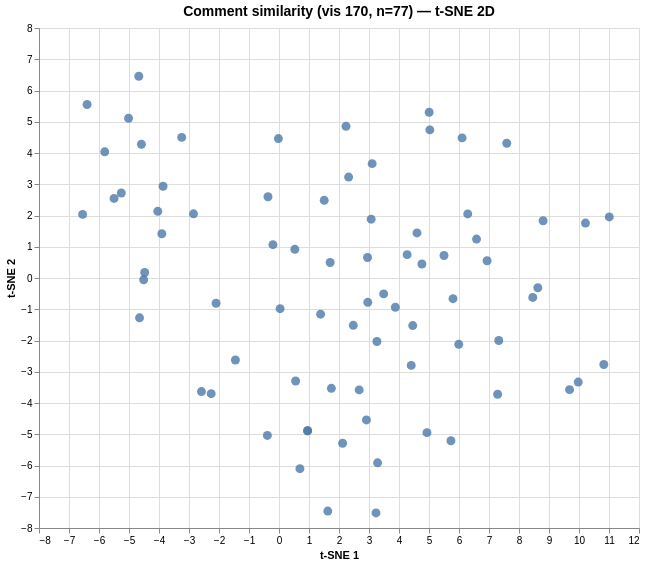

Express this chart as Vega-Lite.
### Vega specification from a JSON file in a GitHub repository (floating-point values rounded to 4 significant figures)
{"$schema": "https://vega.github.io/schema/vega/v6.json", "data": [{"name": "param_1e9efca18e7a2868_store"}, {"name": "source_0", "values": [{"comment": "I have noticed that the  more miles drivers spend driving each passenger, they have less customers. I have also noted th…", "dim_1": 6.936, "dim_2": 0.553, "index": 0}, {"comment": "I noticed that there are lots of request between 2 and 3 hours and about 5 miles travel. I wonder if this graph is repre…", "dim_1": 0.954, "dim_2": -4.888, "index": 1}, {"comment": "Uber and Lyft as well as other driving services that can be ordered by the click of a button have decreased drunk drivin…", "dim_1": 4.932, "dim_2": -4.948, "index": 2}, {"comment": "I see that the graph is negative linear, but it has a strong correlation. I wonder why the graph went downhill that quic…", "dim_1": -3.243, "dim_2": 4.5, "index": 3}, {"comment": "I see that there is one person that has six trips per hour.  Why is there only one person that has six trips per hour.", "dim_1": 10.83, "dim_2": -2.767, "index": 4}, {"comment": "I notice that the driver spends the most time cruising with 2 - 3 requests. I wonder why they chose the dots to represen…", "dim_1": -4.511, "dim_2": -0.057, "index": 5}, {"comment": "I notice that the less amount of miles Uber/Lyft drivers spend looking for requests, the more trip requests there are pe…", "dim_1": 2.476, "dim_2": -1.514, "index": 6}, {"comment": "I have noticed that the request depends on the hours. I wonder if the data is based on one single Uber driver or a coupl…", "dim_1": 0.697, "dim_2": -6.102, "index": 7}, {"comment": "I noticed that there are lots of request between 2 and 3 hours and about 5 miles travel. I wonder if this graph is repre…", "dim_1": 0.953, "dim_2": -4.887, "index": 8}, {"comment": "I notice that there is a noticeable link between mileage and amount of requests. I wonder what causes this link.", "dim_1": 2.32, "dim_2": 3.23, "index": 9}, {"comment": "I noticed that drivers spent no more than 11 miles of cruising for requests. I also noticed that there many more request…", "dim_1": 4.271, "dim_2": 0.748, "index": 10}, {"comment": "What I noticed -\n\nI noticed that in the 2-3 hour range is when the most requests come in for a driver. I also noticed th…", "dim_1": 3.072, "dim_2": 1.883, "index": 11}, {"comment": "I noticed that many people traveled about 4-6 miles to get to their destination. I also noticed that most drivers had 2-…", "dim_1": 2.12, "dim_2": -5.289, "index": 12}, {"comment": "I noticed that people are going way over the optimal number of requests for each driver, But I wonder why the drivers ar…", "dim_1": 5.5, "dim_2": 0.72, "index": 13}, {"comment": "Many ride-hailing services offer ratings for different drivers, and I am wondering if the rating of different drivers ch…", "dim_1": 7.288, "dim_2": -3.719, "index": 14}, {"comment": "I have noticed in this graph that more miles spent cruising for requests, there is a smaller number of requests per driv…", "dim_1": 2.951, "dim_2": 0.656, "index": 15}, {"comment": "I noticed that not that much people went over 10 miles in driving and the drivers didn't take more than 2 drivers per ho…", "dim_1": -4.477, "dim_2": 0.175, "index": 16}, {"comment": "something I noticed is the people driving spend much more time waiting for drive requests then they do driving people ar…", "dim_1": 6.584, "dim_2": 1.246, "index": 17}, {"comment": "I notice that the more miles that were spent cruising for requests, the less amount of requests per driver each hour the…", "dim_1": 4.764, "dim_2": 0.447, "index": 18}, {"comment": "Hi all! Greetings from Mrs. Greene's 7th Grade Advanced ELA Classes in South Carolina.  \n\nSome things we noticed: \n1. Dr…", "dim_1": 4.407, "dim_2": -2.796, "index": 19}, {"comment": "Thanks to all students who responded.  Love the catchy headlines that capture the main ideas of the graph:  “Drive Less …", "dim_1": -2.585, "dim_2": -3.634, "index": 20}, {"comment": "I notice that this graph is hard to understand. I had trouble understanding what each access meant and also understandin…", "dim_1": 0.554, "dim_2": -3.295, "index": 21}, {"comment": "Yeah so what exactly is Uber?", "dim_1": 1.626, "dim_2": -7.458, "index": 22}, {"comment": "If my calculations are correct, If you subtract the quad feed by the length of the vehicle and divide by the mass of cou…", "dim_1": 3.233, "dim_2": -7.518, "index": 23}, {"comment": "I noticed this graph is hard to understand. I wonder how the person created this graph. Caption-Todays graphs more confu…", "dim_1": -5.015, "dim_2": 5.111, "index": 24}, {"comment": "I noticed drivers spend more time cruising around before they get ride requests. I wonder if now that apps like uber and…", "dim_1": 5.731, "dim_2": -5.207, "index": 25}, {"comment": "I noticed that this graph shows the miles that an Uber or Lyft driver spends cruising while waiting for requests. This c…", "dim_1": 1.746, "dim_2": -3.531, "index": 26}, {"comment": "Is this a different kind of graph than “What’s Going On In This Graph?” has ever had?  Yes!  \nThis is an optimization gr…", "dim_1": -1.453, "dim_2": -2.625, "index": 27}, {"comment": "In this graph are the statistics of the time cruising for requests versus the trip requests from drivers for ride servic…", "dim_1": 3.264, "dim_2": -2.032, "index": 28}, {"comment": "This graph illustrates driving services like Uber and Lyft’s relationships between miles spent driving waiting for reque…", "dim_1": 3.489, "dim_2": -0.508, "index": 29}, {"comment": "This graph is about ride calling services such as Uber and Lyft. I noticed that the drivers take about 4 to 8 miles crui…", "dim_1": 5.992, "dim_2": -2.123, "index": 30}, {"comment": "I notice that most drivers spend about 2 to 10 miles cruising for requests. I also notice that a large congregation of t…", "dim_1": 2.96, "dim_2": -0.779, "index": 31}, {"comment": "This graph gives the statistics for uber and lyft drivers and the number of miles spent cruising for requests, and their…", "dim_1": 2.673, "dim_2": -3.58, "index": 32}, {"comment": "Title: \"Relation of Uber/Lyft Miles to Trip Requests\" \nBy the cluster of dots, it appears that most drivers spend 4 to 6…", "dim_1": 3.878, "dim_2": -0.936, "index": 33}, {"comment": "Headline: \"Get in Me Car\"\n\nI notice that no one travels 12 miles on the graph. When an uber driver is cruising, trying t…", "dim_1": 2.913, "dim_2": -4.542, "index": 34}, {"comment": "Title : I notice that they didn't go up to 12 miles that they spent cruising for a request.  Also Between 2-4 hours then…", "dim_1": 5.006, "dim_2": 5.304, "index": 35}, {"comment": "In this graph, I notice that the blue represents the number of driver requests each hour. The graph is representing how …", "dim_1": -0.388, "dim_2": -5.038, "index": 36}, {"comment": "Welcome to Wednesday's moderation of  “What’s Going On in This Graph?”  \n\nToday’s graph shows about 1.5 million ride-hai…", "dim_1": -2.261, "dim_2": -3.701, "index": 37}, {"comment": "The graph is showing the miles that drivers spend cruising for requests in relation to trip requests received per hour. …", "dim_1": 1.704, "dim_2": 0.496, "index": 38}, {"comment": "I noticed that all of the plots on the graph make a crescent moon", "dim_1": -5.809, "dim_2": 4.037, "index": 39}, {"comment": "how many people were in the servey\nand i noticed that the numbers for miles spent cruising for request only goes up to 1…", "dim_1": 6.103, "dim_2": 4.484, "index": 40}, {"comment": "Title : Miles and Requests Per Hour\n\nwhat I notice is that there is about 1-2 requests each 2 miles, and what I wonder i…", "dim_1": 1.507, "dim_2": 2.486, "index": 41}, {"comment": "I notice that the more miles the more requests \ni wonder how much money they make in a regular day", "dim_1": 2.233, "dim_2": 4.857, "index": 42}, {"comment": "I noticed that the outside looks lighter and like floaters that you see some times.Also,it looks like a whale fin.", "dim_1": -6.397, "dim_2": 5.552, "index": 43}, {"comment": "i notice that a whole lot of them are in one area, and i wonder how many dots are in the graph", "dim_1": -5.257, "dim_2": 2.72, "index": 44}, {"comment": "Title: Bad Boys\nI noticed that not many people went over 10 miles, the drivers didn't take more than 2 drivers per hour,…", "dim_1": 8.803, "dim_2": 1.833, "index": 45}, {"comment": "Title for graph: Cruising on the Miles\nI noticed that the graph goes up by two and skips by two every time it goes up. A…", "dim_1": -3.865, "dim_2": 2.937, "index": 46}, {"comment": "What I notice is the numbers on the side are going by 2 up to the number 12 and another noticing is the labels are in th…", "dim_1": -6.545, "dim_2": 2.036, "index": 47}, {"comment": "miles for money\nI notice that there are a lot of dots ( lots of people using uber )\n I wonder why they do not go that fa…", "dim_1": -0.02, "dim_2": 4.462, "index": 48}, {"comment": "We wonder how many were Uber and how many were Lyft.  We also wonder if reviews of drivers or the size of the car make a…", "dim_1": 3.286, "dim_2": -5.915, "index": 49}, {"comment": "Title: Driving forever\nI realized that the drivers don't travel over 10 miles for a pick up and the average to trip requ…", "dim_1": 8.627, "dim_2": -0.313, "index": 50}, {"comment": "Having analyzed the scatter plot of the table, I did recognized that the dots represent a driver and the numbers for the…", "dim_1": -4.041, "dim_2": 2.134, "index": 51}, {"comment": "I notice that very few people have to drive over ten miles to find a trip request. I wonder, how much money do the drive…", "dim_1": 8.459, "dim_2": -0.621, "index": 52}, {"comment": "Ive noticed that no one has taken a trip 12 miles.", "dim_1": 7.592, "dim_2": 4.312, "index": 53}, {"comment": "I notice that the graph decreases.", "dim_1": -4.586, "dim_2": 4.28, "index": 54}, {"comment": "I wonder how many dots there are \nI noticed that this is a scatter plot \nI would name this article the uber drive", "dim_1": -3.906, "dim_2": 1.417, "index": 55}, {"comment": "Tittle: Miles for request \nI notice that they didn't go up to 12 miles that they spent cruising for a request.  Also Bet…", "dim_1": 5.028, "dim_2": 4.74, "index": 56}, {"comment": "Title: Ride-Austin data \nnotice: it has no points about 12, it looks like a wave. \nwonders:  why does it not go to a poi…", "dim_1": -2.098, "dim_2": -0.809, "index": 57}, {"comment": "I wonder why there's such a big cluster between 2-4, and I notice that there is only 1 trip request past 6. A possible t…", "dim_1": -0.203, "dim_2": 1.066, "index": 58}, {"comment": "I noticed that 2 through 4 has the most data plots on the scatter plot graph. I find it odd that there is 1 dot after si…", "dim_1": -2.85, "dim_2": 2.054, "index": 59}, {"comment": "Wonders: How much do they get paid?\n\nNotice: Most drivers get between 2 and 3 requests per hour.\n\nTitle: Cruising for ri…", "dim_1": 7.326, "dim_2": -1.999, "index": 60}, {"comment": "a good name for this graph would be miles with requests. a wonder for me, is that does this graph a have a sliding scale…", "dim_1": -0.367, "dim_2": 2.599, "index": 61}, {"comment": "A title I would give this, would be Miles for requests V.S. Hours for requests. But a wondering I have is how many drive…", "dim_1": 10.22, "dim_2": 1.757, "index": 62}, {"comment": "I wonder why people spend more time on waiting for requests than trip requests", "dim_1": 5.8, "dim_2": -0.661, "index": 63}, {"comment": "I notice that the highest average of miles spent cruising for a request was 8, and that cruising was more constant than …", "dim_1": 0.528, "dim_2": 0.918, "index": 64}, {"comment": "I noticed that people usually request between two and for miles per drive. I wonder, however, why only one driver has mo…", "dim_1": 4.6, "dim_2": 1.442, "index": 65}, {"comment": "i wonder why the optimal number of rides is 3 per hour i notice that the average amount of of miles spent cruising is 5,", "dim_1": 9.974, "dim_2": -3.33, "index": 66}, {"comment": "I wonder what they spend more time on, driving waiting for requests or driving there passengers. I noticed that the most…", "dim_1": 6.291, "dim_2": 2.05, "index": 67}, {"comment": "I notice more people spend more time cruising, then requesting for rides.  Why is that?", "dim_1": 9.685, "dim_2": -3.572, "index": 68}, {"comment": "i notice theres more dots in between 6 and 3. \ni wonder why theres 1 in 6.\ni think the graph name is fine.", "dim_1": -5.497, "dim_2": 2.547, "index": 69}, {"comment": "I notice that most of the data is between 2 and 4 \n\nI wonder what the line in the middle means\n\nA good title would be Dr…", "dim_1": -4.649, "dim_2": -1.275, "index": 70}, {"comment": "why use trip requests with the miles,\nI noticed that all of the dots are in between 4 to 6 miles\nand the title is how mu…", "dim_1": 3.105, "dim_2": 3.66, "index": 71}, {"comment": "How to densely populated areas Affect the graph", "dim_1": 0.037, "dim_2": -0.981, "index": 72}, {"comment": "I notice that they spend more time cruising for requests than actually driving people or getting trip requests. There se…", "dim_1": 4.458, "dim_2": -1.523, "index": 73}, {"comment": "Our wonderings include: \n-Why when cruising for more miles there a decline in requests for rides? Does this hold true in…", "dim_1": 1.387, "dim_2": -1.157, "index": 74}, {"comment": "Testing the registration system", "dim_1": 11.01, "dim_2": 1.955, "index": 75}, {"comment": "For Teachers:\nHow do you share this with your students?  \nScreen Shot ==> Paper\nWebLink ==> Email\nScreen Shot ==> Smart …", "dim_1": -4.673, "dim_2": 6.456, "index": 76}]}, {"name": "source_0_x_domain_dim_1", "values": [{"min": -6.545, "max": 11.01}]}, {"name": "source_0_y_domain_dim_2", "values": [{"min": -7.518, "max": 6.456}]}], "signals": [{"name": "unit", "value": {}, "on": [{"events": "pointermove", "update": "isTuple(group()) ? group() : unit"}]}, {"name": "param_1e9efca18e7a2868", "update": "vlSelectionResolve(\"param_1e9efca18e7a2868_store\", \"union\")"}, {"name": "param_1e9efca18e7a2868_dim_1", "on": [{"events": [{"source": "view", "type": "dblclick"}], "update": "null"}, {"events": {"signal": "param_1e9efca18e7a2868_translate_delta"}, "update": "panLinear(param_1e9efca18e7a2868_translate_anchor.extent_x, -param_1e9efca18e7a2868_translate_delta.x / width)"}, {"events": {"signal": "param_1e9efca18e7a2868_zoom_delta"}, "update": "zoomLinear(domain(\"x\"), param_1e9efca18e7a2868_zoom_anchor.x, param_1e9efca18e7a2868_zoom_delta)"}]}, {"name": "param_1e9efca18e7a2868_dim_2", "on": [{"events": [{"source": "view", "type": "dblclick"}], "update": "null"}, {"events": {"signal": "param_1e9efca18e7a2868_translate_delta"}, "update": "panLinear(param_1e9efca18e7a2868_translate_anchor.extent_y, param_1e9efca18e7a2868_translate_delta.y / height)"}, {"events": {"signal": "param_1e9efca18e7a2868_zoom_delta"}, "update": "zoomLinear(domain(\"y\"), param_1e9efca18e7a2868_zoom_anchor.y, param_1e9efca18e7a2868_zoom_delta)"}]}, {"name": "param_1e9efca18e7a2868_tuple", "on": [{"events": [{"signal": "param_1e9efca18e7a2868_dim_1 || param_1e9efca18e7a2868_dim_2"}], "update": "param_1e9efca18e7a2868_dim_1 && param_1e9efca18e7a2868_dim_2 ? {unit: \"\", fields: param_1e9efca18e7a2868_tuple_fields, values: [param_1e9efca18e7a2868_dim_1,param_1e9efca18e7a2868_dim_2]} : null"}]}, {"name": "param_1e9efca18e7a2868_tuple_fields", "value": [{"field": "dim_1", "channel": "x", "type": "R"}, {"field": "dim_2", "channel": "y", "type": "R"}]}, {"name": "param_1e9efca18e7a2868_translate_anchor", "value": {}, "on": [{"events": [{"source": "scope", "type": "pointerdown"}], "update": "{x: x(unit), y: y(unit), extent_x: domain(\"x\"), extent_y: domain(\"y\")}"}]}, {"name": "param_1e9efca18e7a2868_translate_delta", "value": {}, "on": [{"events": [{"source": "window", "between": [{"source": "scope", "type": "pointerdown"}, {"source": "window", "type": "pointerup"}], "type": "pointermove", "consume": true}], "update": "{x: param_1e9efca18e7a2868_translate_anchor.x - x(unit), y: param_1e9efca18e7a2868_translate_anchor.y - y(unit)}"}]}, {"name": "param_1e9efca18e7a2868_zoom_anchor", "on": [{"events": [{"source": "scope", "type": "wheel", "consume": true}], "update": "{x: invert(\"x\", x(unit)), y: invert(\"y\", y(unit))}"}]}, {"name": "param_1e9efca18e7a2868_zoom_delta", "on": [{"events": [{"source": "scope", "consume": true, "type": "wheel"}], "update": "pow(1.001, event.deltaY * pow(16, event.deltaMode))", "force": true}]}, {"name": "param_1e9efca18e7a2868_modify", "on": [{"events": {"signal": "param_1e9efca18e7a2868_tuple"}, "update": "modify(\"param_1e9efca18e7a2868_store\", param_1e9efca18e7a2868_tuple, true)"}]}], "marks": [{"type": "symbol", "name": "marks", "from": {"data": "source_0"}, "encode": {"update": {"size": {"value": 80}, "opacity": {"value": 0.8}, "x": {"field": "dim_1", "scale": "x"}, "shape": {"value": "circle"}, "y": {"field": "dim_2", "scale": "y"}, "tooltip": {"signal": "{\"Comment #\": format(datum[\"index\"], \"\"), \"Comment\": isValid(datum[\"comment\"]) ? datum[\"comment\"] : \"\"+datum[\"comment\"]}"}, "fill": {"value": "#4c78a8"}}}, "interactive": true, "style": ["circle"], "clip": true}], "scales": [{"name": "x", "type": "linear", "domain": [{"signal": "(data(\"source_0_x_domain_dim_1\")[0] || {}).min"}, {"signal": "(data(\"source_0_x_domain_dim_1\")[0] || {}).max"}], "range": [0, {"signal": "width"}], "nice": true, "zero": true, "domainRaw": {"signal": "param_1e9efca18e7a2868[\"dim_1\"]"}}, {"name": "y", "type": "linear", "domain": [{"signal": "(data(\"source_0_y_domain_dim_2\")[0] || {}).min"}, {"signal": "(data(\"source_0_y_domain_dim_2\")[0] || {}).max"}], "range": [{"signal": "height"}, 0], "zero": true, "domainRaw": {"signal": "param_1e9efca18e7a2868[\"dim_2\"]"}, "nice": true}], "axes": [{"scale": "x", "aria": false, "domain": false, "maxExtent": 0, "labels": false, "minExtent": 0, "ticks": false, "orient": "bottom", "grid": true, "tickCount": {"signal": "ceil(width/40)"}, "gridScale": "y", "zindex": 0}, {"scale": "y", "tickCount": {"signal": "ceil(height/40)"}, "ticks": false, "aria": false, "orient": "left", "minExtent": 0, "zindex": 0, "gridScale": "x", "labels": false, "maxExtent": 0, "domain": false, "grid": true}, {"scale": "x", "labelOverlap": true, "tickCount": {"signal": "ceil(width/40)"}, "title": "t-SNE 1", "zindex": 0, "grid": false, "labelFlush": true, "orient": "bottom"}, {"scale": "y", "zindex": 0, "orient": "left", "grid": false, "labelOverlap": true, "tickCount": {"signal": "ceil(height/40)"}, "title": "t-SNE 2"}], "title": {"text": "Comment similarity (vis 170, n=77) — t-SNE 2D", "frame": "group", "fontSize": 14}, "height": 500, "style": "cell", "padding": 5, "background": "white", "width": 600}
